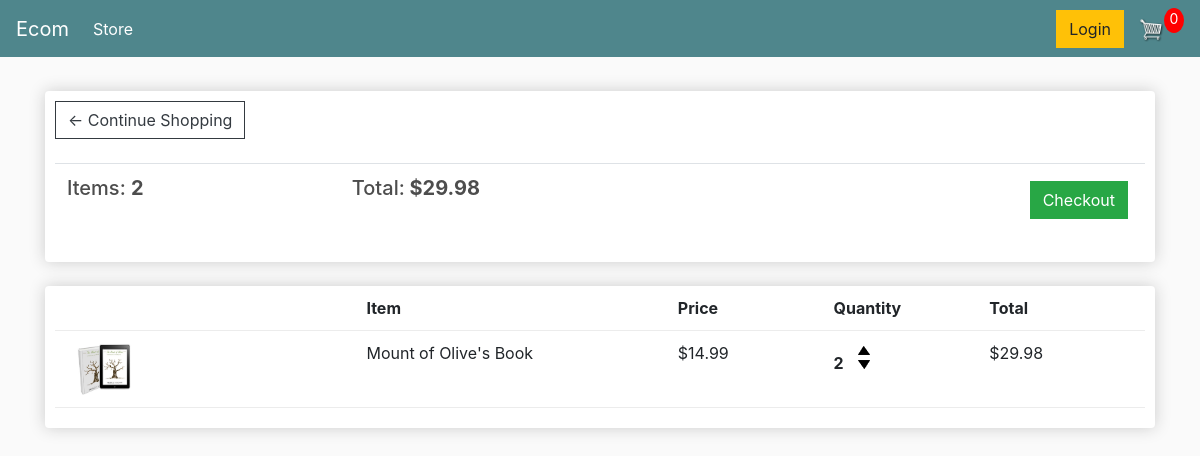
The app's page /cart/ (signed in) with its own data.
### store/models.py (models this page shows, shortened)
class Order(models.Model):
	customer = models.ForeignKey(Customer, on_delete=models.SET_NULL, null=True, blank=True)
	date_ordered = models.DateTimeField(auto_now_add=True)
	complete = models.BooleanField(default=False)
	transaction_id = models.CharField(max_length=100, null=True)
	@property
	def get_cart_total(self):
		orderitems = self.orderitem_set.all()
		total = sum([item.get_total for item in orderitems])
		return total
	@property
	def get_cart_items(self):
		orderitems = self.orderitem_set.all()
		total = sum([item.quantity for item in orderitems])
		return total

class OrderItem(models.Model):
	product = models.ForeignKey(Product, on_delete=models.SET_NULL, null=True)
	order = models.ForeignKey(Order, on_delete=models.SET_NULL, null=True)
	quantity = models.IntegerField(default=0, null=True, blank=True)
	date_added = models.DateTimeField(auto_now_add=True)
	@property
	def get_total(self):
		total = self.product.price * self.quantity
		return total

class Product(models.Model):
	name = models.CharField(max_length=200)
	price = models.FloatField()
	digital = models.BooleanField(default=False,null=True, blank=True)
	image = models.ImageField(null=True, blank=True)
	@property
	def imageURL(self):
		try:
			url = self.image.url
		except:
			url = ''
		return url

### store/views.py (the view)
# urls.py: path('cart/', views.cart, name="cart"),
def cart(request):
	if request.user.is_authenticated:
		customer = request.user.customer
		order, created = Order.objects.get_or_create(customer=customer, complete=False)
		items = order.orderitem_set.all()
	else:
		items = []
		order = {'get_cart_total':0, 'get_cart_items':0}
	context = {'items':items, 'order':order}
	return render(request, 'store/cart.html', context)

### store/templates/store/cart.html
{% extends 'store/main.html' %}
{% load static %}
{% block content %}
	<div class="row">
		<div class="col-lg-12">
			<div class="box-element">
				<a  class="btn btn-outline-dark" href="{% url 'store' %}">&#x2190; Continue Shopping</a>
				<br>
				<br>
				<table class="table">
					<tr>
						<th><h5>Items: <strong>{{order.get_cart_items}}</strong></h5></th>
						<th><h5>Total:<strong> ${{order.get_cart_total|floatformat:2}}</strong></h5></th>
						<th>
							<a  style="float:right; margin:5px;" class="btn btn-success" href="{% url 'checkout' %}">Checkout</a>
						</th>
					</tr>
				</table>
			</div>
			<br>
			<div class="box-element">
				<div class="cart-row">
					<div style="flex:2"></div>
					<div style="flex:2"><strong>Item</strong></div>
					<div style="flex:1"><strong>Price</strong></div>
					<div style="flex:1"><strong>Quantity</strong></div>
					<div style="flex:1"><strong>Total</strong></div>
				</div>
				{% for item in items %}
				<div class="cart-row">
					<div style="flex:2"><img class="row-image" src="{{item.product.imageURL}}"></div>
					<div style="flex:2"><p>{{item.product.name}}</p></div>
					<div style="flex:1"><p>${{item.product.price|floatformat:2}}</p></div>
					<div style="flex:1">
						<p class="quantity">{{item.quantity}}</p>
						<div class="quantity">
							<img class="chg-quantity" src="{% static  'images/arrow-up.png' %}">
							<img class="chg-quantity" src="{% static  'images/arrow-down.png' %}">
						</div>
					</div>
					<div style="flex:1"><p>${{item.get_total|floatformat:2}}</p></div>
				</div>
				{% endfor %}
			</div>
		</div>
	</div>
{% endblock content %}

### static/css/main.css (style rules this page uses)
body { background-color: hsl(0, 0%, 98%); }
h1,h2,h3,h4,h5,h6 { color:hsl(0, 0%, 30%); }
.box-element { box-shadow:hsl(0, 0%, 80%) 0 0 16px; background-color: #fff; border-radius: 4px; padding: 10px; }
.col-lg-4, .col-lg-6, .col-lg-8, .col-lg-12 { margin-top: 10px; }
.btn { border-radius: 0; }
.row-image { width: 100px; }
.cart-row { display: flex; align-items: flex-stretch; padding-bottom: 10px; margin-bottom: 10px; border-bottom: 1px solid #ececec; }
.quantity { display: inline-block; font-weight: 700; padding-right:10px; }
.chg-quantity { width: 12px; cursor: pointer; display: block; margin-top: 5px; transition:.1s; }

### records on screen
Order: get_cart_items "2", get_cart_total "29.98"
OrderItem: product.imageURL (picture), product.name "Mount of Olive's Book", product.price "14.99", quantity "2", get_total "29.98"
